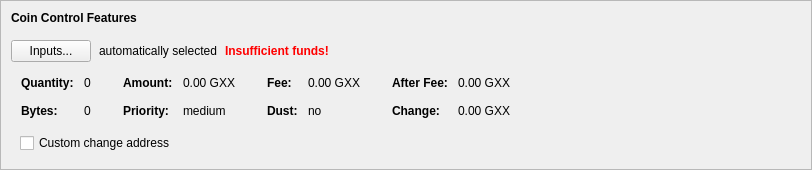
        <widget class="QFrame" name="frameCoinControl">
         <property name="sizePolicy">
          <sizepolicy hsizetype="Expanding" vsizetype="Expanding">
           <horstretch>0</horstretch>
           <verstretch>0</verstretch>
          </sizepolicy>
         </property>
         <property name="maximumSize">
          <size>
           <width>16777215</width>
           <height>16777215</height>
          </size>
         </property>
         <property name="frameShape">
          <enum>QFrame::StyledPanel</enum>
         </property>
         <property name="frameShadow">
          <enum>QFrame::Sunken</enum>
         </property>
         <layout class="QVBoxLayout" name="verticalLayoutCoinControl2">
          <property name="spacing">
           <number>0</number>
          </property>
          <property name="leftMargin">
           <number>0</number>
          </property>
          <property name="topMargin">
           <number>0</number>
          </property>
          <property name="rightMargin">
           <number>0</number>
          </property>
          <property name="bottomMargin">
           <number>6</number>
          </property>
          <item>
           <layout class="QVBoxLayout" name="verticalLayoutCoinControl" stretch="0,0,0,0,1">
            <property name="spacing">
             <number>0</number>
            </property>
            <property name="leftMargin">
             <number>10</number>
            </property>
            <property name="topMargin">
             <number>10</number>
            </property>
            <item>
             <layout class="QHBoxLayout" name="horizontalLayoutCoinControl1">
              <property name="bottomMargin">
               <number>15</number>
              </property>
              <item>
               <widget class="QLabel" name="labelCoinControlFeatures">
                <property name="sizePolicy">
                 <sizepolicy hsizetype="Preferred" vsizetype="Maximum">
                  <horstretch>0</horstretch>
                  <verstretch>0</verstretch>
                 </sizepolicy>
                </property>
                <property name="font">
                 <font>
                  <weight>75</weight>
                  <bold>true</bold>
                 </font>
                </property>
                <property name="styleSheet">
                 <string notr="true">font-weight:bold;</string>
                </property>
                <property name="text">
                 <string>Coin Control Features</string>
                </property>
               </widget>
              </item>
             </layout>
            </item>
            <item>
             <layout class="QHBoxLayout" name="horizontalLayoutCoinControl2" stretch="0,0,0,0">
              <property name="spacing">
               <number>8</number>
              </property>
              <property name="bottomMargin">
               <number>10</number>
              </property>
              <item>
               <widget class="QPushButton" name="pushButtonCoinControl">
                <property name="styleSheet">
                 <string notr="true"/>
                </property>
                <property name="text">
                 <string>Inputs...</string>
                </property>
                <property name="autoDefault">
                 <bool>false</bool>
                </property>
               </widget>
              </item>
              <item>
               <widget class="QLabel" name="labelCoinControlAutomaticallySelected">
                <property name="text">
                 <string>automatically selected</string>
                </property>
                <property name="margin">
                 <number>5</number>
                </property>
               </widget>
              </item>
              <item>
               <widget class="QLabel" name="labelCoinControlInsuffFunds">
                <property name="font">
                 <font>
                  <weight>75</weight>
                  <bold>true</bold>
                 </font>
                </property>
                <property name="styleSheet">
                 <string notr="true">color:red;font-weight:bold;</string>
                </property>
                <property name="text">
                 <string>Insufficient funds!</string>
                </property>
                <property name="margin">
                 <number>5</number>
                </property>
               </widget>
              </item>
              <item>
               <spacer name="horizontalSpacerCoinControl">
                <property name="orientation">
                 <enum>Qt::Horizontal</enum>
                </property>
                <property name="sizeHint" stdset="0">
                 <size>
                  <width>40</width>
                  <height>1</height>
                 </size>
                </property>
               </spacer>
              </item>
             </layout>
            </item>
            <item>
             <widget class="QWidget" name="widgetCoinControl" native="true">
              <property name="sizePolicy">
               <sizepolicy hsizetype="Preferred" vsizetype="Preferred">
                <horstretch>0</horstretch>
                <verstretch>0</verstretch>
               </sizepolicy>
              </property>
              <property name="minimumSize">
               <size>
                <width>0</width>
                <height>0</height>
               </size>
              </property>
              <property name="styleSheet">
               <string notr="true"/>
              </property>
              <layout class="QHBoxLayout" name="horizontalLayoutCoinControl5">
               <property name="leftMargin">
                <number>0</number>
               </property>
               <property name="topMargin">
                <number>0</number>
               </property>
               <property name="rightMargin">
                <number>0</number>
               </property>
               <property name="bottomMargin">
                <number>0</number>
               </property>
               <item>
                <layout class="QHBoxLayout" name="horizontalLayoutCoinControl3" stretch="0,0,0,1">
                 <property name="spacing">
                  <number>20</number>
                 </property>
                 <property name="topMargin">
                  <number>0</number>
                 </property>
                 <property name="bottomMargin">
                  <number>10</number>
                 </property>
                 <item>
                  <layout class="QFormLayout" name="formLayoutCoinControl1">
                   <property name="horizontalSpacing">
                    <number>10</number>
                   </property>
                   <property name="verticalSpacing">
                    <number>14</number>
                   </property>
                   <property name="leftMargin">
                    <number>10</number>
                   </property>
                   <property name="topMargin">
                    <number>4</number>
                   </property>
                   <property name="rightMargin">
                    <number>6</number>
                   </property>
                   <item row="0" column="0">
                    <widget class="QLabel" name="labelCoinControlQuantityText">
                     <property name="font">
                      <font>
                       <weight>75</weight>
                       <bold>true</bold>
                      </font>
                     </property>
                     <property name="text">
                      <string>Quantity:</string>
                     </property>
                     <property name="margin">
                      <number>0</number>
                     </property>
                    </widget>
                   </item>
                   <item row="0" column="1">
                    <widget class="QLabel" name="labelCoinControlQuantity">
                     <property name="cursor">
                      <cursorShape>IBeamCursor</cursorShape>
                     </property>
                     <property name="contextMenuPolicy">
                      <enum>Qt::ActionsContextMenu</enum>
                     </property>
                     <property name="text">
                      <string notr="true">0</string>
                     </property>
                     <property name="margin">
                      <number>0</number>
                     </property>
                     <property name="textInteractionFlags">
                      <set>Qt::LinksAccessibleByMouse|Qt::TextSelectableByKeyboard|Qt::TextSelectableByMouse</set>
                     </property>
                    </widget>
                   </item>
                   <item row="1" column="0">
                    <widget class="QLabel" name="labelCoinControlBytesText">
                     <property name="font">
                      <font>
                       <weight>75</weight>
                       <bold>true</bold>
                      </font>
                     </property>
                     <property name="text">
                      <string>Bytes:</string>
                     </property>
                    </widget>
                   </item>
                   <item row="1" column="1">
                    <widget class="QLabel" name="labelCoinControlBytes">
                     <property name="cursor">
                      <cursorShape>IBeamCursor</cursorShape>
                     </property>
                     <property name="contextMenuPolicy">
                      <enum>Qt::ActionsContextMenu</enum>
                     </property>
                     <property name="text">
                      <string notr="true">0</string>
                     </property>
                     <property name="textInteractionFlags">
                      <set>Qt::LinksAccessibleByMouse|Qt::TextSelectableByKeyboard|Qt::TextSelectableByMouse</set>
                     </property>
                    </widget>
                   </item>
                  </layout>
                 </item>
                 <item>
                  <layout class="QFormLayout" name="formLayoutCoinControl2">
                   <property name="horizontalSpacing">
                    <number>10</number>
                   </property>
                   <property name="verticalSpacing">
                    <number>14</number>
                   </property>
                   <property name="leftMargin">
                    <number>6</number>
                   </property>
                   <property name="topMargin">
                    <number>4</number>
                   </property>
                   <property name="rightMargin">
                    <number>6</number>
                   </property>
                   <item row="0" column="0">
                    <widget class="QLabel" name="labelCoinControlAmountText">
                     <property name="font">
                      <font>
                       <weight>75</weight>
                       <bold>true</bold>
                      </font>
                     </property>
                     <property name="text">
                      <string>Amount:</string>
                     </property>
                     <property name="margin">
                      <number>0</number>
                     </property>
                    </widget>
                   </item>
                   <item row="0" column="1">
                    <widget class="QLabel" name="labelCoinControlAmount">
                     <property name="cursor">
                      <cursorShape>IBeamCursor</cursorShape>
                     </property>
                     <property name="contextMenuPolicy">
                      <enum>Qt::ActionsContextMenu</enum>
                     </property>
                     <property name="text">
                      <string notr="true">0.00 GXX</string>
                     </property>
                     <property name="textInteractionFlags">
                      <set>Qt::LinksAccessibleByMouse|Qt::TextSelectableByKeyboard|Qt::TextSelectableByMouse</set>
                     </property>
                    </widget>
                   </item>
                   <item row="1" column="0">
                    <widget class="QLabel" name="labelCoinControlPriorityText">
                     <property name="font">
                      <font>
                       <weight>75</weight>
                       <bold>true</bold>
                      </font>
                     </property>
                     <property name="text">
                      <string>Priority:</string>
                     </property>
                    </widget>
                   </item>
                   <item row="1" column="1">
                    <widget class="QLabel" name="labelCoinControlPriority">
                     <property name="cursor">
                      <cursorShape>IBeamCursor</cursorShape>
                     </property>
                     <property name="contextMenuPolicy">
                      <enum>Qt::ActionsContextMenu</enum>
                     </property>
                     <property name="text">
                      <string notr="true">medium</string>
                     </property>
                     <property name="textInteractionFlags">
                      <set>Qt::LinksAccessibleByMouse|Qt::TextSelectableByKeyboard|Qt::TextSelectableByMouse</set>
                     </property>
                    </widget>
                   </item>
                  </layout>
                 </item>
                 <item>
                  <layout class="QFormLayout" name="formLayoutCoinControl3">
                   <property name="horizontalSpacing">
                    <number>10</number>
                   </property>
                   <property name="verticalSpacing">
                    <number>14</number>
                   </property>
                   <property name="leftMargin">
                    <number>6</number>
                   </property>
                   <property name="topMargin">
                    <number>4</number>
                   </property>
                   <property name="rightMargin">
                    <number>6</number>
                   </property>
                   <item row="0" column="0">
                    <widget class="QLabel" name="labelCoinControlFeeText">
                     <property name="font">
                      <font>
                       <weight>75</weight>
                       <bold>true</bold>
                      </font>
                     </property>
                     <property name="text">
                      <string>Fee:</string>
                     </property>
                     <property name="margin">
                      <number>0</number>
                     </property>
                    </widget>
                   </item>
                   <item row="0" column="1">
                    <widget class="QLabel" name="labelCoinControlFee">
                     <property name="cursor">
                      <cursorShape>IBeamCursor</cursorShape>
                     </property>
                     <property name="contextMenuPolicy">
                      <enum>Qt::ActionsContextMenu</enum>
                     </property>
                     <property name="text">
                      <string notr="true">0.00 GXX</string>
                     </property>
                     <property name="textInteractionFlags">
                      <set>Qt::LinksAccessibleByMouse|Qt::TextSelectableByKeyboard|Qt::TextSelectableByMouse</set>
                     </property>
                    </widget>
                   </item>
                   <item row="1" column="0">
                    <widget class="QLabel" name="labelCoinControlLowOutputText">
                     <property name="font">
                      <font>
                       <weight>75</weight>
                       <bold>true</bold>
                      </font>
                     </property>
                     <property name="text">
                      <string>Dust:</string>
                     </property>
                    </widget>
                   </item>
                   <item row="1" column="1">
                    <widget class="QLabel" name="labelCoinControlLowOutput">
                     <property name="cursor">
                      <cursorShape>IBeamCursor</cursorShape>
                     </property>
                     <property name="contextMenuPolicy">
                      <enum>Qt::ActionsContextMenu</enum>
                     </property>
                     <property name="text">
                      <string notr="true">no</string>
                     </property>
                     <property name="textInteractionFlags">
                      <set>Qt::LinksAccessibleByMouse|Qt::TextSelectableByKeyboard|Qt::TextSelectableByMouse</set>
                     </property>
                    </widget>
                   </item>
                  </layout>
                 </item>
                 <item>
                  <layout class="QFormLayout" name="formLayoutCoinControl4">
                   <property name="horizontalSpacing">
                    <number>10</number>
                   </property>
                   <property name="verticalSpacing">
                    <number>14</number>
                   </property>
                   <property name="leftMargin">
                    <number>6</number>
                   </property>
                   <property name="topMargin">
                    <number>4</number>
                   </property>
                   <property name="rightMargin">
                    <number>6</number>
                   </property>
                   <item row="0" column="0">
                    <widget class="QLabel" name="labelCoinControlAfterFeeText">
                     <property name="font">
                      <font>
                       <weight>75</weight>
                       <bold>true</bold>
                      </font>
                     </property>
                     <property name="text">
                      <string>After Fee:</string>
                     </property>
                     <property name="margin">
                      <number>0</number>
                     </property>
                    </widget>
                   </item>
                   <item row="0" column="1">
                    <widget class="QLabel" name="labelCoinControlAfterFee">
                     <property name="cursor">
                      <cursorShape>IBeamCursor</cursorShape>
                     </property>
                     <property name="contextMenuPolicy">
                      <enum>Qt::ActionsContextMenu</enum>
                     </property>
                     <property name="text">
                      <string notr="true">0.00 GXX</string>
                     </property>
                     <property name="textInteractionFlags">
                      <set>Qt::LinksAccessibleByMouse|Qt::TextSelectableByKeyboard|Qt::TextSelectableByMouse</set>
                     </property>
                    </widget>
                   </item>
                   <item row="1" column="0">
                    <widget class="QLabel" name="labelCoinControlChangeText">
                     <property name="font">
                      <font>
                       <weight>75</weight>
                       <bold>true</bold>
                      </font>
                     </property>
                     <property name="text">
                      <string>Change:</string>
                     </property>
                    </widget>
                   </item>
                   <item row="1" column="1">
                    <widget class="QLabel" name="labelCoinControlChange">
                     <property name="cursor">
                      <cursorShape>IBeamCursor</cursorShape>
                     </property>
                     <property name="contextMenuPolicy">
                      <enum>Qt::ActionsContextMenu</enum>
                     </property>
                     <property name="text">
                      <string notr="true">0.00 GXX</string>
                     </property>
                     <property name="textInteractionFlags">
                      <set>Qt::LinksAccessibleByMouse|Qt::TextSelectableByKeyboard|Qt::TextSelectableByMouse</set>
                     </property>
                    </widget>
                   </item>
                  </layout>
                 </item>
                </layout>
               </item>
              </layout>
             </widget>
            </item>
            <item>
            <widget class="QWidget" name="coinControlChange">
             <layout class="QHBoxLayout" name="horizontalLayoutCoinControl4" stretch="0,0,0">
              <property name="spacing">
               <number>12</number>
              </property>
              <property name="sizeConstraint">
               <enum>QLayout::SetDefaultConstraint</enum>
              </property>
              <property name="topMargin">
               <number>5</number>
              </property>
              <property name="rightMargin">
               <number>5</number>
              </property>
              <item>
               <widget class="QCheckBox" name="checkBoxCoinControlChange">
                <property name="toolTip">
                 <string>If this is activated, but the change address is empty or invalid, change will be sent to a newly generated address.</string>
                </property>
                <property name="text">
                 <string>Custom change address</string>
                </property>
               </widget>
              </item>
              <item>
               <widget class="QValidatedLineEdit" name="lineEditCoinControlChange" native="true">
                <property name="enabled">
                 <bool>false</bool>
                </property>
                <property name="sizePolicy">
                 <sizepolicy hsizetype="Expanding" vsizetype="Fixed">
                  <horstretch>0</horstretch>
                  <verstretch>0</verstretch>
                 </sizepolicy>
                </property>
               </widget>
              </item>
              <item>
               <widget class="QLabel" name="labelCoinControlChangeLabel">
                <property name="sizePolicy">
                 <sizepolicy hsizetype="Preferred" vsizetype="Expanding">
                  <horstretch>0</horstretch>
                  <verstretch>0</verstretch>
                 </sizepolicy>
                </property>
                <property name="minimumSize">
                 <size>
                  <width>0</width>
                  <height>0</height>
                 </size>
                </property>
                <property name="text">
                 <string/>
                </property>
                <property name="margin">
                 <number>3</number>
                </property>
               </widget>
              </item>
             </layout>
             </widget>
            </item>
            <item>
             <spacer name="verticalSpacerCoinControl">
              <property name="orientation">
               <enum>Qt::Vertical</enum>
              </property>
              <property name="sizeHint" stdset="0">
               <size>
                <width>800</width>
                <height>1</height>
               </size>
              </property>
             </spacer>
            </item>
           </layout>
          </item>
         </layout>
        </widget>
